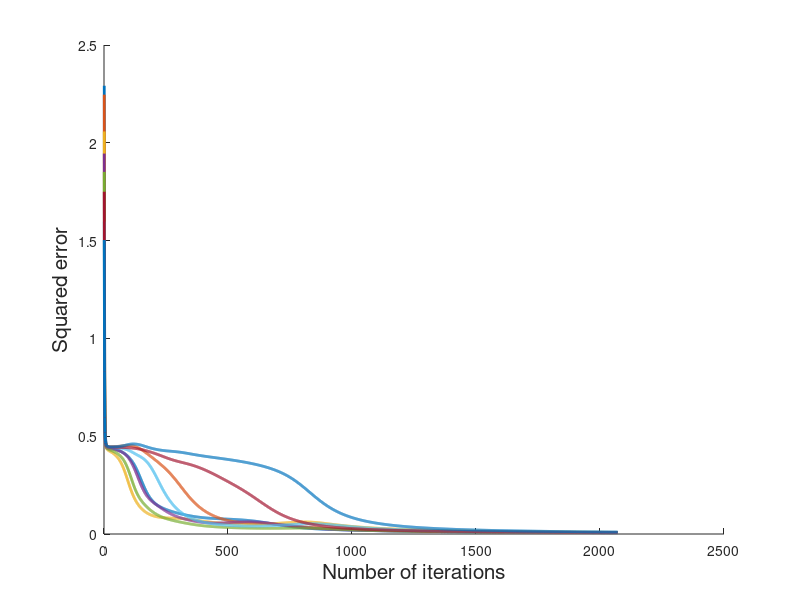
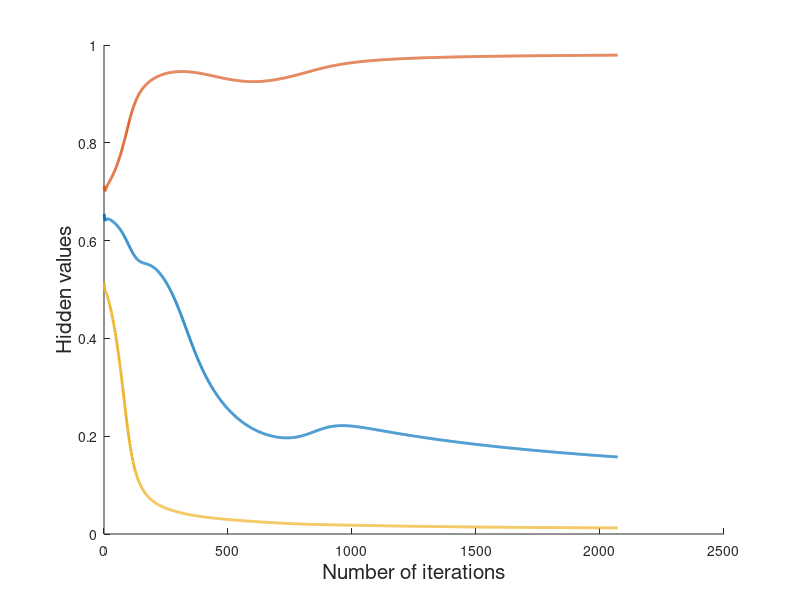
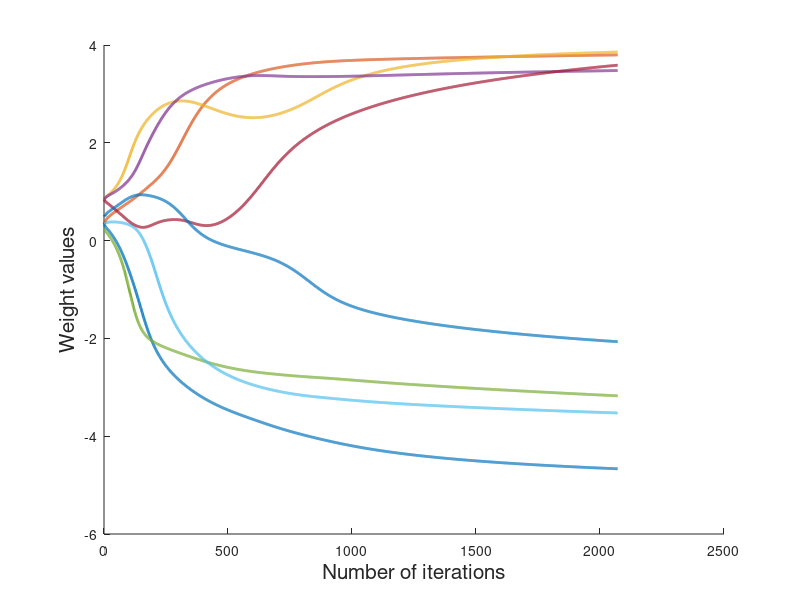

Source code (MATLAB) for these figures, in order:
%BY ELHUSSEIN SHATA (HUSSEIN SHATA)
%NN 8-3-8 

clear all;
clc;
input= [1 0 0 0 0 0 0 0;0 1 0 0 0 0 0 0;0 0 1 0 0 0 0 0;0 0 0 1 0 0 0 0;0 0 0 0 1 0 0 0;0 0 0 0 0 1 0 0;0 0 0 0 0 0 1 0; 0 0 0 0 0 0 0 1];
eta= 0.5;
input_to_hidden_weight=rand(8,3);
hidden_output_weight=rand(4,8);
bias=1.0;
iteration_count = 1;
tolerance = 0.01;
a=1;
while (a>tolerance&& iteration_count<300000)
   
    for ii=1:8
        in=input(ii,:);
        hidden_input=in*input_to_hidden_weight;
        hidden_out= 1./(1 + exp(-hidden_input));
        hidden_out;
        aa(ii,:)=hidden_out(1,:);
        if ii==3
         plot_h(iteration_count,:)=hidden_out;    %%For Hidden unit encoding
        end
        plot_w(iteration_count,:)=input_to_hidden_weight(:,2);  %%For the weights from input layer to second hidden unit
        final_hout=[hidden_out bias];
        output_in=final_hout*hidden_output_weight;
        out= 1./(1 + exp(-output_in));
        error_out=out.*(1-out).*(in-out);  
        sq_error= sum((out-in).*(out-in))/2;    %%For sum of squared error
        error(iteration_count,ii)=sq_error;
        hidden_out_w_times_errout=error_out*hidden_output_weight(1:3,:)';      
        error_hidden=hidden_out_w_times_errout.*final_hout(:,1:3).*(1-final_hout(:,1:3));
        delta=eta*in'*error_hidden;
        new_intohidden_weight=input_to_hidden_weight+delta;  %% Updating weights
        delta_hidden_output=eta*final_hout'*error_out;
        new_hiddentooutput_weight=hidden_output_weight+delta_hidden_output;  %% Updating weights
        input_to_hidden_weight=new_intohidden_weight;
        hidden_output_weight=new_hiddentooutput_weight;
        output=out;      
        
         for k=1:8        
             outt(k,ii)=output(k);
         end    
    end
    a=max(error(end,:));
    iteration_count=iteration_count+1;
end
disp(outt)
figure(1)
xlabel('Number of iterations' , 'FontSize', 15);
ylabel('Squared error', 'FontSize', 15);
hold on;
plot(error, 'LineWidth',2,...
                       'MarkerEdgeColor','k',...
                       'MarkerFaceColor','g',...
                       'MarkerSize',10);
figure (2)
xlabel('Number of iterations' , 'FontSize', 15);
ylabel('Hidden values', 'FontSize', 15);
hold on;
plot(plot_h, 'LineWidth',2,...
                       'MarkerEdgeColor','k',...
                       'MarkerFaceColor','g',...
                       'MarkerSize',10);
figure,(3)
xlabel('Number of iterations' , 'FontSize', 15);
ylabel('Weight values', 'FontSize', 15);
hold on;
plot(plot_w, 'LineWidth',2,...
                       'MarkerEdgeColor','k',...
                       'MarkerFaceColor','g',...
                       'MarkerSize',10);
disp(iteration_count)
